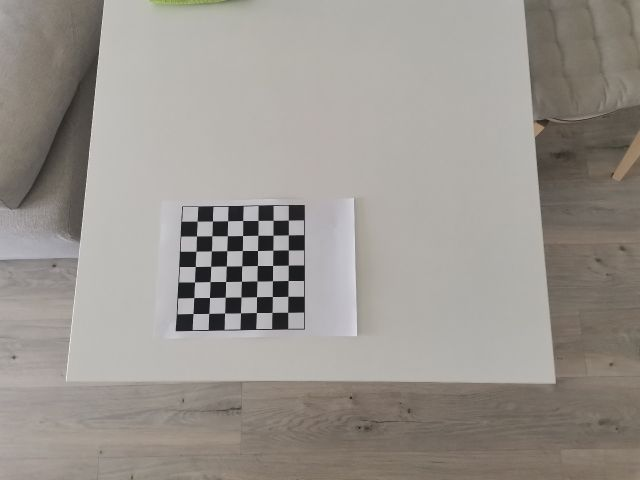
#> input picture chess/chess1.jpg, 640 x 480 px; its folder holds only this picture in this run
$ jupyter execute --allow-errors CameraCalibration.ipynb
#> lines starting #> are read from the running program, lines starting #| are printed output that depends on the picture; after the words box and inside, x2 and y2 are one past the last pixel; in counts of white or black regions, pixels touching at a corner belong together; long printed decimals are rounded
[cell 1]
import numpy as np
import cv2
import glob
import os

[cell 2]
chess_path = "chess"

[cell 3]
# termination criteria
criteria = (cv2.TERM_CRITERIA_EPS + cv2.TERM_CRITERIA_MAX_ITER, 30, 0.001)
# prepare object points, like (0,0,0), (1,0,0), (2,0,0) ....,(6,5,0)
objp = np.zeros((7*7,3), np.float32)
objp[:,:2] = np.mgrid[0:7,0:7].T.reshape(-1,2)

# Arrays to store object points and image points from all the images.
objpoints = [] # 3d point in real world space
imgpoints = [] # 2d points in image plane.

images = glob.glob(os.path.join(chess_path, '*.jpg'))
for fname in images:
    img = cv2.imread(fname)
#> img is the input picture: shape (480, 640, 3); mean B, G, R 143.6, 149.5, 154.4
    gray = cv2.cvtColor(img, cv2.COLOR_BGR2GRAY)
    # Find the chess board corners
    # here I used findChessboardCornersSBWithMeta function, it performs better with my images
    ret, corners, meta = cv2.findChessboardCornersSBWithMeta(gray, (7,7), flags=cv2.CALIB_CB_LARGER+ cv2.CALIB_CB_NORMALIZE_IMAGE)
#> ret = True; corners = 49 rows, first 8: [197.2, 221.2], [212.3, 221.1], [227.4, 220.8], [242.7, 220.6], [258, 220.5], [273, 220.2], [288.1, 220.2], [196.4, 236]
    # If found, add object points, image points (after refining them)
    if ret == True:
        objpoints.append(objp)
        #increaqse accuracy of found corners
        corners2=cv2.cornerSubPix(gray,corners, (11,11), (-1,-1), criteria)
#> corners2 = 49 rows, first 8: [197.2, 221.2], [212.5, 221], [227.6, 220.7], [242.7, 220.5], [258, 220.4], [273.1, 220.4], [288.4, 220.2], [196.4, 236]
        imgpoints.append(corners)
        # Draw and display the corners
        cv2.drawChessboardCorners(img, (7,7), corners2, ret)
        cv2.imshow('img', img)
        cv2.waitKey(0)
cv2.destroyAllWindows()

### Calibration

[cell 4]
#return camera matrix, distortion parameters, rotation and translation vectors
ret, cameraMatrix, dist, rvecs, tvecs = cv2.calibrateCamera(objpoints, imgpoints, gray.shape[::-1], None, None)
#> ret = 0.129; cameraMatrix = [[401.1, 0, 313], [0, 402.4, 262.7], [0, 0, 1]]; dist = [[0.317, -1.58, 0.00535, 0.00309, 2.22]]; rvecs = ([-0.157, 0.0417, -0.00784],); tvecs = ([-7.62, -2.74, 26.75],)

print("Camera Calibrated: ", ret)
#| Camera Calibrated:  0.1286
print("\nCamera Matrix:\n", cameraMatrix)
#| Camera Matrix:
#|  [[401.091   0.         312.960]
#|  [  0.         402.415 262.719  ]
#|  [  0.           0.           1.        ]]
print("\nDistortion Parameters:\n", dist)
#| Distortion Parameters:
#|  [[ 0.3165 -1.584  0.005348  0.003091  2.219]]
print("\nRotation Vectors:\n", rvecs)
#| Rotation Vectors:
#|  (array([[-0.1573 ],
#|        [ 0.04169],
#|        [-0.007837]]),)
print("\nTranslation Vectors:\n", tvecs)
#| Translation Vectors:
#|  (array([[-7.618],
#|        [-2.735],
#|        [26.746]]),)

### Undistortion

I have changed **findChessboardCorners** function to **cv2.findChessboardCornersSBWithMeta** and my corner detector started to find corners in all images. After undistortion image looks better in general (just table looks strange).

[cell 5]
#take new image
img = cv2.imread('chess/chess7.jpg')
#> (the rest of this cell did not finish here and is left out)

#> (a cell that did not finish here is left out)

### Re-Projection Error

[cell 7]
mean_error = 0
for i in range(len(objpoints)):
    imgpoints2, _ = cv2.projectPoints(objpoints[i], rvecs[i], tvecs[i], cameraMatrix, dist)
    error = cv2.norm(imgpoints[i], imgpoints2, cv2.NORM_L2)/len(imgpoints2)
    mean_error += error
#> this loop made 1 pass
#> (error, mean_error) on pass 1: (0.0184, 0.0184)
#> after the loop, mean_error = 0.0184
print( "total error: {}".format(mean_error/len(objpoints)) )
#| total error: 0.01838
#> `ret, corners, meta = cv2.findChessboardCornersSBWithMeta(gray, (7,7), ..`: ret = True
#> `ret, rvecs, tvecs = cv2.solvePnP(objp, corners2, cameraMatrix, dist)`: rvecs = [-0.157, 0.0417, -0.00784]; tvecs = [-7.62, -2.74, 26.75]
#> `imgpts, jac = cv2.projectPoints(axis, rvecs, tvecs, cameraMatrix, dist)`: imgpts = [[242.8, 220.6], [195.2, 266.4], [180.5, 207.9]]

### 3D rendering using calibrated camera

Function which takes the corners in the chessboard (obtained using cv.findChessboardCorners()) and axis points to draw a 3D axis.

[cell 8]
def draw(img, corners, imgpts):
    #convert coordinates to int
    corners = np.int32(corners)
#> corners = contour of 49 points, box (x1, y1, x2, y2) (193, 220, 289, 314), area 78
    #take first corner
    corner = tuple(corners[0].ravel())
#> corner = (197, 221)
    imgpts = np.int32(imgpts)
#> imgpts = [[242, 220], [195, 266], [180, 207]]

    img = cv2.line(img, corner, tuple(imgpts[0].ravel()), (255,0,0), 5)
    img = cv2.line(img, corner, tuple(imgpts[1].ravel()), (0,255,0), 5)
    img = cv2.line(img, corner, tuple(imgpts[2].ravel()), (0,0,255), 5)
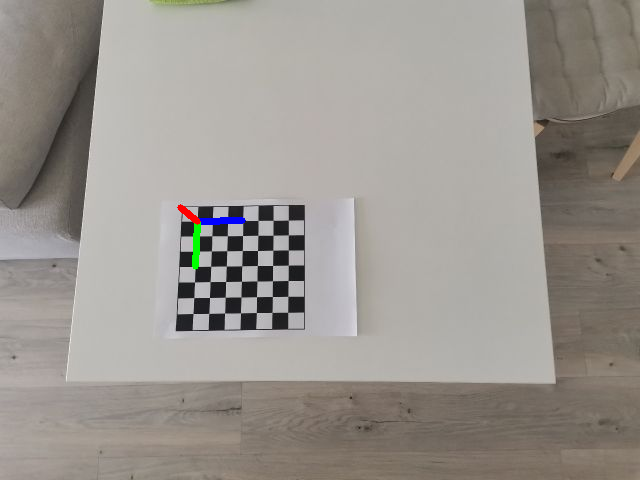
#> img: shape (480, 640, 3); mean B, G, R 143.6, 149.4, 154.2
#> (key Esc is pressed here)
    return img

[cell 9]
criteria = (cv2.TERM_CRITERIA_EPS + cv2.TERM_CRITERIA_MAX_ITER, 30, 0.001)
objp = np.zeros((7*7,3), np.float32)
objp[:,:2] = np.mgrid[0:7,0:7].T.reshape(-1,2)
axis = np.float32([[3,0,0], [0,3,0], [0,0,-3]]).reshape(-1,3)

#> (a cell that did not finish here is left out)


$ run again, on chess/chess2.jpg
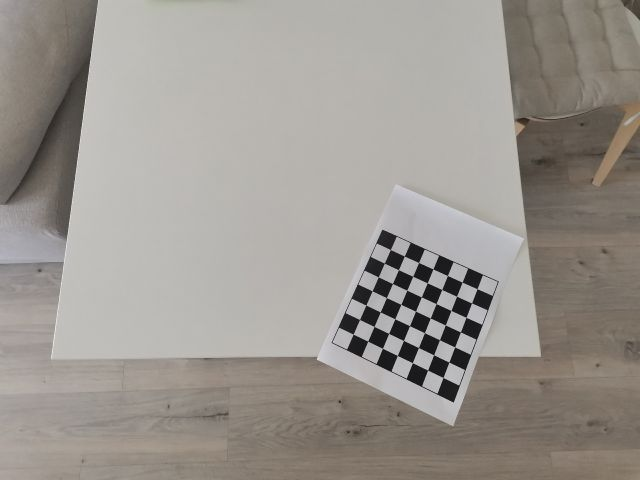
#> input picture chess/chess2.jpg, 640 x 480 px
#> img is the input picture: shape (480, 640, 3); mean B, G, R 144.3, 150.4, 155.3
#> `ret, corners, meta = cv2.findChessboardCornersSBWithMeta(gray, (7,7), ..`: ret = True; corners = 49 rows, first 8: [390.4, 249.5], [404.5, 256.1], [418.4, 262.4], [432.8, 268.9], [447.4, 275.4], [462.1, 282.2], [477, 288.8], [384.2, 263]
#> corners2 = 49 rows, first 8: [390.4, 249.7], [404.2, 256.3], [418.5, 262.5], [432.8, 269.2], [447.4, 275.6], [462.1, 282.3], [477.1, 288.7], [384.5, 263]
#> `ret, cameraMatrix, dist, rvecs, tvecs = cv2.calibrateCamera(objpoints,..`: ret = 0.0846; cameraMatrix = [[204.4, 0, 350.8], [0, 194.2, 196], [0, 0, 1]]; dist = [[0.063, -0.0739, -0.00296, 0.00789, 0.0318]]; rvecs = ([-0.129, 0.0203, 0.436],); tvecs = ([2.63, 3.79, 13.77],)
#| Camera Calibrated:  0.08455
#| Camera Matrix:
#|  [[204.411   0.         350.800]
#|  [  0.         194.234 196.002]
#|  [  0.           0.           1.        ]]
#| Distortion Parameters:
#|  [[ 0.06301 -0.07391 -0.002957   0.007885  0.03181]]
#| Rotation Vectors:
#|  (array([[-0.1294],
#|        [ 0.02026],
#|        [ 0.4363]]),)
#| Translation Vectors:
#|  (array([[ 2.631],
#|        [ 3.790],
#|        [13.769]]),)
#> the loop `for i in range(len(objpoints)):` made 1 pass
#> (error, mean_error) on pass 1: (0.0121, 0.0121)
#> after the loop `for i in range(len(objpoints)):`: mean_error = 0.0121
#| total error: 0.01208
#> `ret, corners, meta = cv2.findChessboardCornersSBWithMeta(gray, (7,7), ..`: ret = True
#> `ret, rvecs, tvecs = cv2.solvePnP(objp, corners2, cameraMatrix, dist)`: rvecs = [-0.129, 0.0203, 0.436]; tvecs = [2.63, 3.79, 13.77]
#> `imgpts, jac = cv2.projectPoints(axis, rvecs, tvecs, cameraMatrix, dist)`: imgpts = [[432.9, 269], [372.2, 290.8], [401.9, 257.8]]
#> in draw, `corners = np.int32(corners)`: corners = contour of 49 points, box (x1, y1, x2, y2) (353, 249, 478, 378), area 291
#> corner = (390, 249)
#> in draw, `imgpts = np.int32(imgpts)`: imgpts = [[432, 269], [372, 290], [401, 257]]
#> in draw, `img = cv2.line(img, corner, tuple(imgpts[2].ravel()), (0,0,255), 5)`:
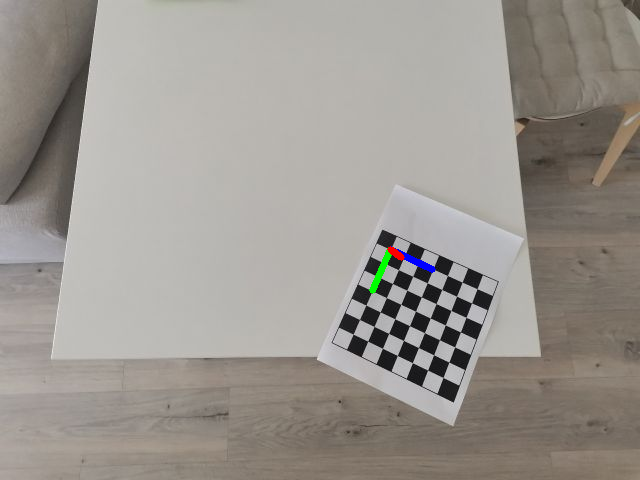
#> img: shape (480, 640, 3); mean B, G, R 144.3, 150.4, 155.2

$ run again, on chess/chess3.jpg
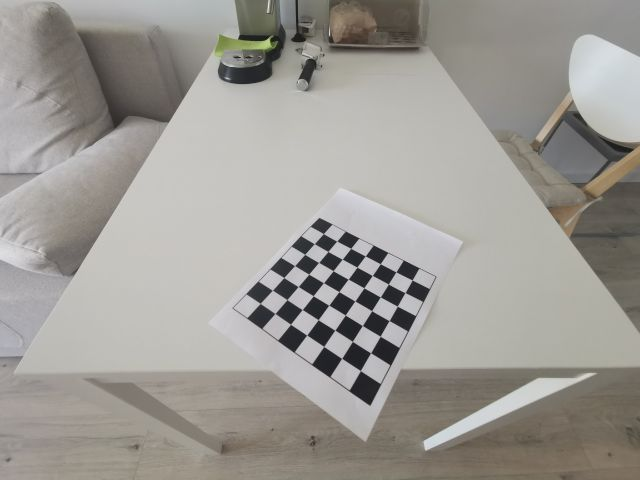
#> input picture chess/chess3.jpg, 640 x 480 px
#> img is the input picture: shape (480, 640, 3); mean B, G, R 148.9, 154.2, 157.2
#> `ret, corners, meta = cv2.findChessboardCornersSBWithMeta(gray, (7,7), ..`: ret = True; corners = 49 rows, first 8: [323.2, 233.7], [336.8, 241.1], [350.6, 248.4], [365.2, 255.9], [380.1, 263.7], [395.9, 271.8], [412.1, 280.1], [314.1, 243.7]
#> corners2 = 49 rows, first 8: [324, 231.4], [335.8, 241.4], [350.6, 247.8], [365.3, 255.6], [379.9, 264.2], [396.1, 271.7], [411.9, 280.4], [315.7, 242.4]
#> `ret, cameraMatrix, dist, rvecs, tvecs = cv2.calibrateCamera(objpoints,..`: ret = 0.519; cameraMatrix = [[251.1, 0, 328.1], [0, 228, 222.9], [0, 0, 1]]; dist = [[0.0908, -0.326, -0.0316, 0.0123, 0.396]]; rvecs = ([-0.606, 0.114, 0.587],); tvecs = ([-0.274, 0.703, 15.79],)
#| Camera Calibrated:  0.5191
#| Camera Matrix:
#|  [[251.113   0.         328.147]
#|  [  0.         227.999 222.902]
#|  [  0.           0.           1.        ]]
#| Distortion Parameters:
#|  [[ 0.09083 -0.3257 -0.03156  0.01227  0.3964 ]]
#| Rotation Vectors:
#|  (array([[-0.6057],
#|        [ 0.1142 ],
#|        [ 0.5866]]),)
#| Translation Vectors:
#|  (array([[-0.2739],
#|        [ 0.7029],
#|        [15.788]]),)
#> the loop `for i in range(len(objpoints)):` made 1 pass
#> (error, mean_error) on pass 1: (0.0742, 0.0742)
#> after the loop `for i in range(len(objpoints)):`: mean_error = 0.0742
#| total error: 0.07416
#> `ret, corners, meta = cv2.findChessboardCornersSBWithMeta(gray, (7,7), ..`: ret = True
#> `ret, rvecs, tvecs = cv2.solvePnP(objp, corners2, cameraMatrix, dist)`: rvecs = [-0.606, 0.114, 0.587]; tvecs = [-0.274, 0.703, 15.79]
#> `imgpts, jac = cv2.projectPoints(axis, rvecs, tvecs, cameraMatrix, dist)`: imgpts = [[365.4, 255.4], [294.8, 265.1], [326.7, 205.7]]
#> in draw, `corners = np.int32(corners)`: corners = contour of 49 points, box (x1, y1, x2, y2) (260, 231, 412, 371), area 916
#> corner = (324, 231)
#> in draw, `imgpts = np.int32(imgpts)`: imgpts = [[365, 255], [294, 265], [326, 205]]
#> in draw, `img = cv2.line(img, corner, tuple(imgpts[2].ravel()), (0,0,255), 5)`:
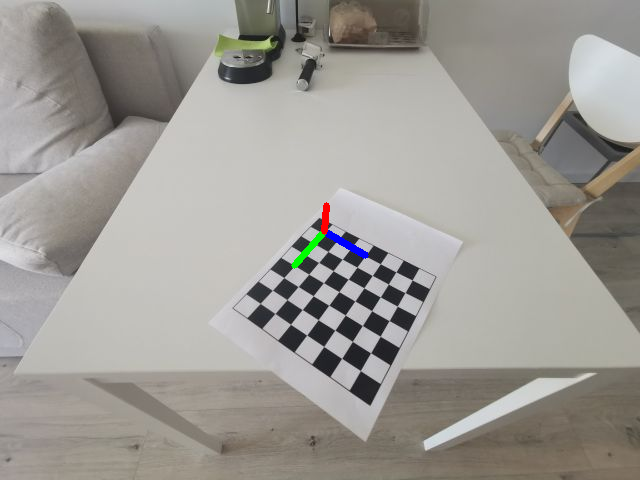
#> img: shape (480, 640, 3); mean B, G, R 148.8, 154.1, 157

$ run again, on chess/chess4.jpg
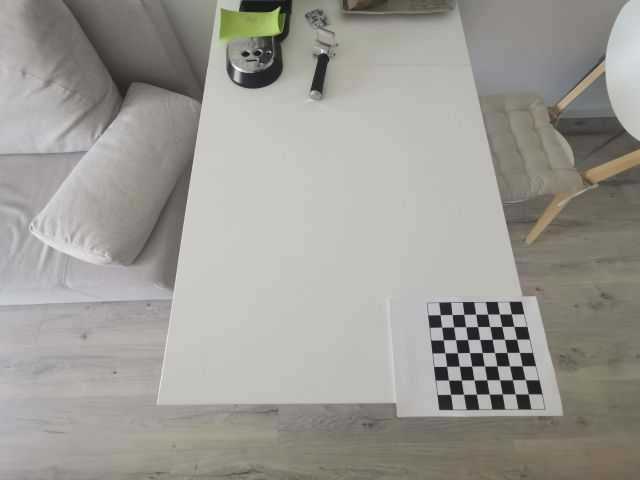
#> input picture chess/chess4.jpg, 640 x 480 px
#> img is the input picture: shape (480, 640, 3); mean B, G, R 148.7, 154.5, 157.4
#> `ret, corners, meta = cv2.findChessboardCornersSBWithMeta(gray, (7,7), ..`: ret = True; corners = 49 rows, first 8: [440.1, 314.5], [451.9, 314.5], [463.8, 314.4], [475.6, 314.3], [487.6, 314.2], [499.4, 314], [511.4, 313.9], [441.6, 327.3]
#> corners2 = 49 rows, first 8: [446.9, 320.5], [446.9, 320.5], [458.2, 320.4], [481.5, 313.6], [494.7, 321.2], [494.7, 321.2], [505.2, 313.8], [446.9, 320.5]
#> `ret, cameraMatrix, dist, rvecs, tvecs = cv2.calibrateCamera(objpoints,..`: ret = 5.34; cameraMatrix = [[23.07, 0, 319.5], [0, 19.15, 239.5], [0, 0, 1]]; dist = [[-0.000333, -6.23e-06, 0.000526, 3.81e-05, 2.26e-08]]; rvecs = ([-0.0613, -0.00788, 0.0985],); tvecs = ([10.51, 7.46, 1.89],)
#| Camera Calibrated:  5.339
#| Camera Matrix:
#|  [[ 23.075   0.         319.500]
#|  [  0.          19.153 239.500]
#|  [  0.           0.           1.        ]]
#| Distortion Parameters:
#|  [[-3.33108879e-04 -6.23140801e-06  5.25755849e-04  3.80560320e-05
#|    2.25674911e-08]]
#| Rotation Vectors:
#|  (array([[-0.06125],
#|        [-0.007883],
#|        [ 0.09854]]),)
#| Translation Vectors:
#|  (array([[10.508],
#|        [ 7.459],
#|        [ 1.894]]),)
#> the loop `for i in range(len(objpoints)):` made 1 pass
#> (error, mean_error) on pass 1: (0.763, 0.763)
#> after the loop `for i in range(len(objpoints)):`: mean_error = 0.763
#| total error: 0.7627
#> `ret, corners, meta = cv2.findChessboardCornersSBWithMeta(gray, (7,7), ..`: ret = True
#> `ret, rvecs, tvecs = cv2.solvePnP(objp, corners2, cameraMatrix, dist)`: rvecs = [-0.0615, -0.0086, 0.104]; tvecs = [10.5, 7.41, 1.89]
#> `imgpts, jac = cv2.projectPoints(axis, rvecs, tvecs, cameraMatrix, dist)`: imgpts = [[476.6, 314.8], [451.8, 352.1], [123.9, 129.4]]
#> in draw, `corners = np.int32(corners)`: corners = contour of 49 points, box (x1, y1, x2, y2) (446, 313, 522, 395), area 162
#> corner = (446, 320)
#> in draw, `imgpts = np.int32(imgpts)`: imgpts = [[476, 314], [451, 352], [123, 129]]
#> in draw, `img = cv2.line(img, corner, tuple(imgpts[2].ravel()), (0,0,255), 5)`:
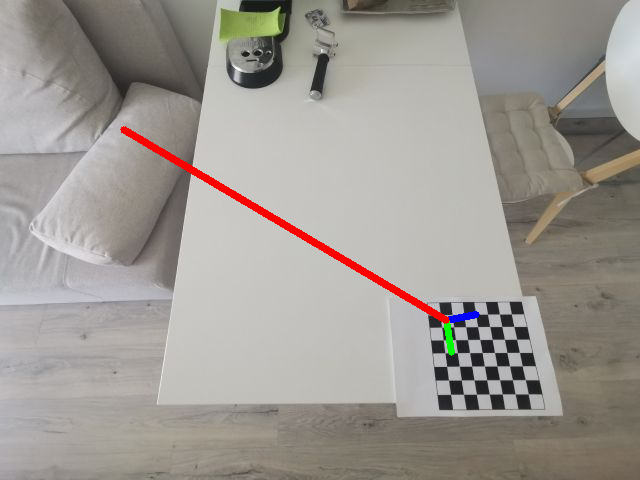
#> img: shape (480, 640, 3); mean B, G, R 147.1, 152.9, 157.9

$ run again, on chess/chess10.jpg
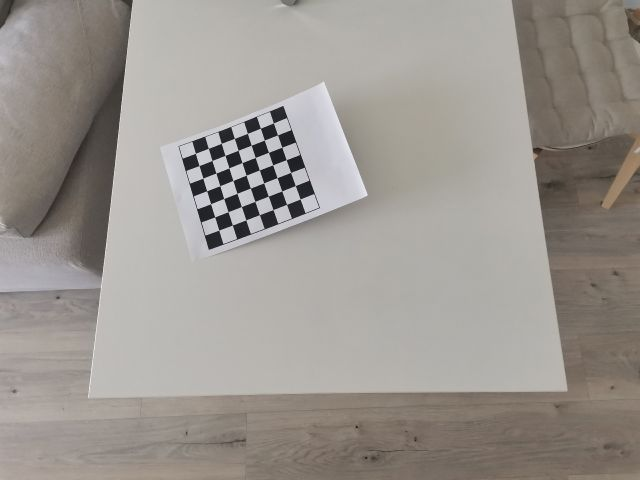
#> input picture chess/chess10.jpg, 640 x 480 px
#> img is the input picture: shape (480, 640, 3); mean B, G, R 144.6, 150.2, 155.5
#> `ret, corners, meta = cv2.findChessboardCornersSBWithMeta(gray, (7,7), ..`: ret = True; corners = 49 rows, first 8: [195.4, 153.4], [208.3, 148.4], [221.3, 143.5], [234.4, 138.5], [247.4, 133.4], [260.4, 128.2], [273.5, 123], [199, 165.6]
#> corners2 = 49 rows, first 8: [197.8, 159.7], [210.5, 154.5], [223.6, 149.7], [236.4, 144.5], [249.6, 139.6], [261.7, 134], [275, 128.9], [198.2, 160]
#> `ret, cameraMatrix, dist, rvecs, tvecs = cv2.calibrateCamera(objpoints,..`: ret = 2.52; cameraMatrix = [[207.6, 0, 350.1], [0, 256.1, 271.5], [0, 0, 1]]; dist = [[0.585, 0.302, 0.292, 0.0188, -0.412]]; rvecs = ([0.17, 0.458, -0.184],); tvecs = ([-9.9, -9.6, 13.97],)
#| Camera Calibrated:  2.518
#| Camera Matrix:
#|  [[207.601   0.         350.073]
#|  [  0.         256.124 271.494]
#|  [  0.           0.           1.        ]]
#| Distortion Parameters:
#|  [[ 0.5852  0.3021  0.2919  0.01884  -0.412]]
#| Rotation Vectors:
#|  (array([[ 0.1698],
#|        [ 0.4584],
#|        [-0.184]]),)
#| Translation Vectors:
#|  (array([[-9.904],
#|        [-9.600 ],
#|        [13.967]]),)
#> the loop `for i in range(len(objpoints)):` made 1 pass
#> (error, mean_error) on pass 1: (0.36, 0.36)
#> after the loop `for i in range(len(objpoints)):`: mean_error = 0.36
#| total error: 0.3597
#> `ret, corners, meta = cv2.findChessboardCornersSBWithMeta(gray, (7,7), ..`: ret = True
#> `ret, rvecs, tvecs = cv2.solvePnP(objp, corners2, cameraMatrix, dist)`: rvecs = [0.17, 0.458, -0.184]; tvecs = [-9.91, -9.6, 13.97]
#> `imgpts, jac = cv2.projectPoints(axis, rvecs, tvecs, cameraMatrix, dist)`: imgpts = [[235.4, 142], [206.1, 188.5], [251.3, 287.1]]
#> in draw, `corners = np.int32(corners)`: corners = contour of 49 points, box (x1, y1, x2, y2) (197, 128, 300, 229), area 280
#> corner = (197, 159)
#> in draw, `imgpts = np.int32(imgpts)`: imgpts = [[235, 142], [206, 188], [251, 287]]
#> in draw, `img = cv2.line(img, corner, tuple(imgpts[2].ravel()), (0,0,255), 5)`:
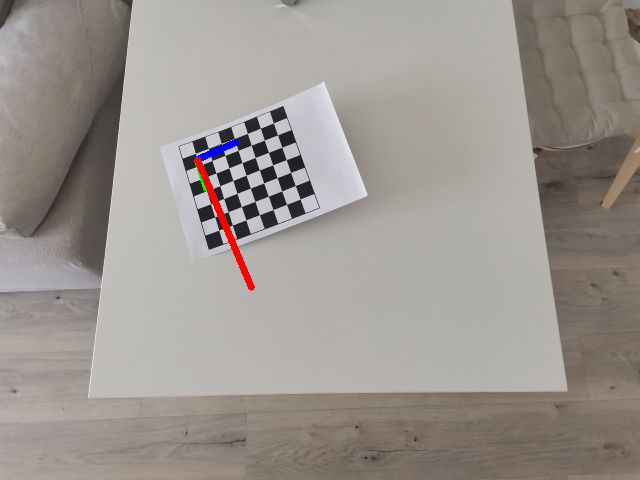
#> img: shape (480, 640, 3); mean B, G, R 144.2, 149.6, 155.7
